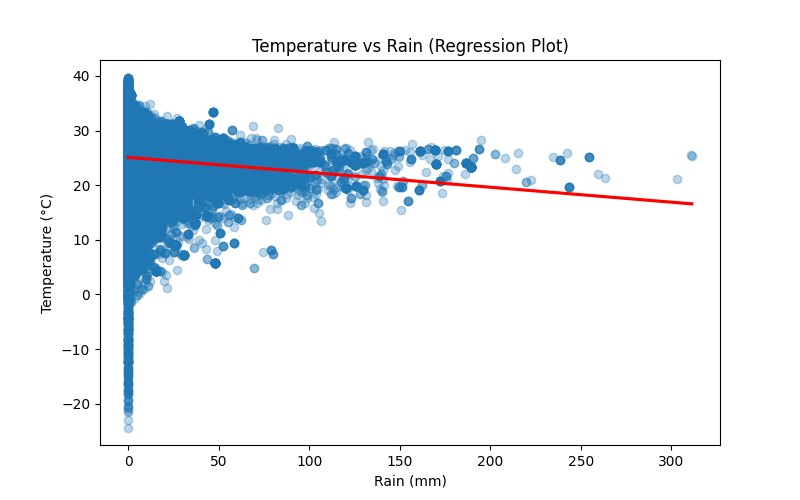

This chart was generated by the following Python code:
import pandas as pd
import matplotlib.pyplot as plt
import seaborn as sns

# Load dataset
file_path = "../CompleteDataset/merged_output_cleaned.csv"
df = pd.read_csv(file_path)

# Calculate correlation coefficient
correlation_value = df["rain_sum"].corr(df["temperature_2m_mean"])
print(f"{correlation_value:.4f}")

# Create figure
plt.figure(figsize=(8, 5))

# Scatter plot with regression line
sns.regplot(x=df["rain_sum"], y=df["temperature_2m_mean"], data=df, scatter_kws={"alpha": 0.3}, line_kws={"color": "red"})



# Labels and title
plt.title("Temperature vs Rain (Regression Plot)")
plt.xlabel("Rain (mm)")
plt.ylabel("Temperature (°C)")

# Show plot
plt.show()


# -0.0724
